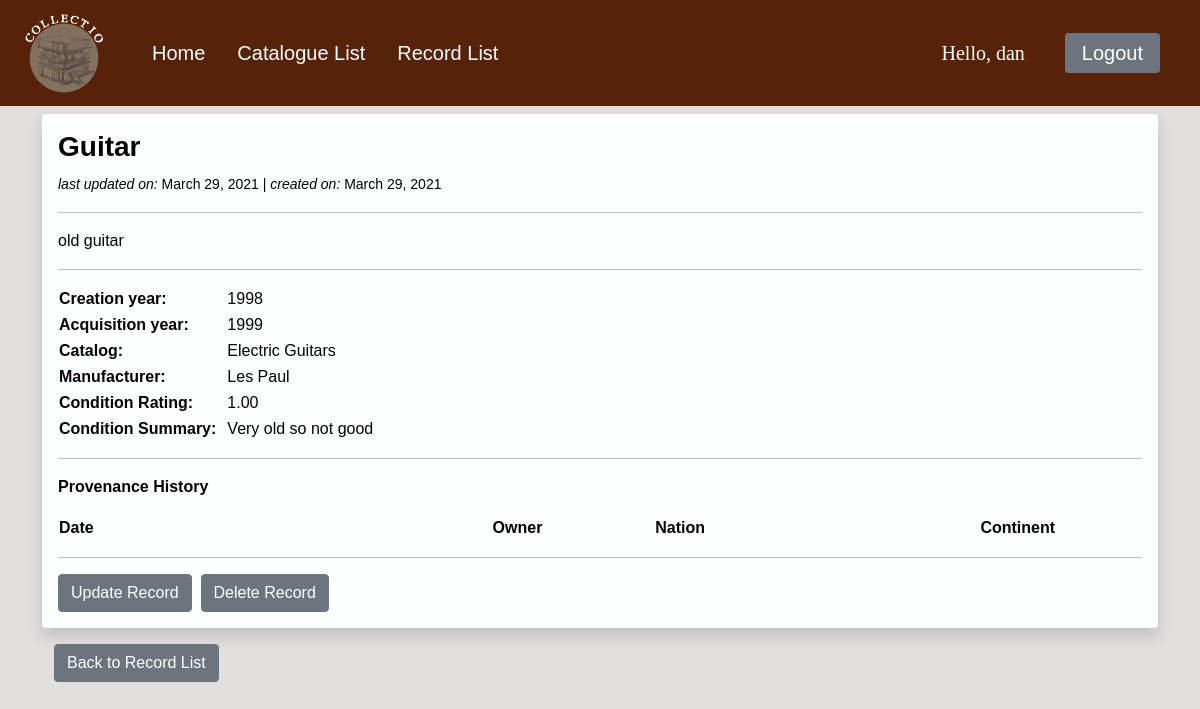
Page /record_detail/12/ (signed in) on the earlier database version.
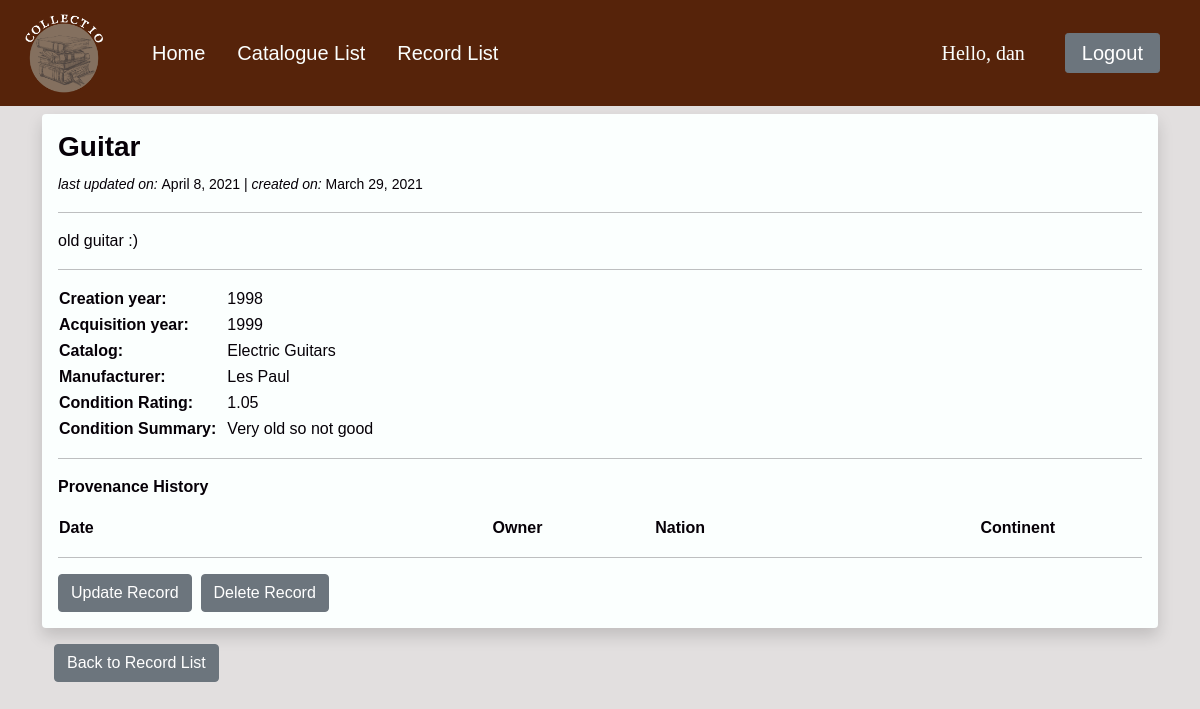
Same page on the later database version.
### catalog/models.py (models this page shows, shortened)
class CommonInfo(models.Model):
    id = models.AutoField(primary_key=True)
    created_at = models.DateField(auto_now_add=True, editable=False)
    updated_at = models.DateField(auto_now=True, editable=False)
    name = models.CharField(max_length=100, help_text='Enter name')
    description = models.TextField(blank=True, help_text='Enter description')
    class Meta:
        abstract = True
        ordering = ['name', '-updated_at'] # '-' reverses order, e.i. newest first

class Record(CommonInfo):
    my_catalog = models.ForeignKey(Catalog, on_delete=models.CASCADE) # Many records to one Catalog. Deletes all records associated with deleted catalog.
    acquisition_date = models.CharField(max_length=100, help_text='Please use the following format: <em>YYYY - YYYY<\em>', blank=True, default='Unknown')
    creation_date = models.CharField(max_length=100, help_text='Please use the following format: <em>YYYY<\em>', blank=True, default='Unknown')
    manufacturer = models.ForeignKey('Manufacturer', null=True, blank=True, on_delete=SET_NULL)
    condition_rating =  DecimalField(
        help_text='Enter condition rating from 0 to 5',
        default=0,
        decimal_places=2,
        max_digits=3,
        validators=[MinValueValidator(Decimal('0')), MaxValueValidator(Decimal('5'))]
    )
    condition_description = models.TextField(blank=True, help_text='Enter condition description')

class Catalog (CommonInfo):
    created_by = models.ForeignKey(User, on_delete=models.CASCADE)

class Manufacturer (models.Model):
    name = models.CharField(max_length=100, help_text='Enter name')

### catalog/views.py (the view)
# urls.py: path('record_detail/<str:pk>/', views.recordDetail, name='record-detail'),
@login_required(login_url='/login')
def recordDetail(request, pk):
    records = models.Record.objects.filter(id__exact=pk)
    provenances = models.Provenance.objects.all()
    context = {
        'records': records,
        'provenances': provenances,
    }
    return render(request, 'catalog/record_detail.html', context)

### catalog/templates/catalog/record_detail.html (shortened to what this page needs)
{% extends "catalog/base.html" %}
{% block content %}
    <div class="container">
    {% for record in records %}
        <div class="row align-items-center">
            <div class="shadow p-3 mb-3 bg-dark rounded">
                <h3 class="text" style="font-weight:bold;font-size:28px;"> {{ record.name }}</h3>
                <p class="text"><small> <em> last updated on: </em> {{ record.updated_at }} | <em>
                    created on: </em> {{ record.created_at }} </small></p>
                <hr>
                <p class="text"> {{ record.description }}</p>
                <hr>
                <table>
                    <tr>
                        <td style="text-align: left;"><strong>Creation year: </strong></td>
                        <td style="text-align: left;">  {{ record.creation_date }} </td>
                    </tr>
                    <tr>
                        <td style="text-align: left;"><strong>Acquisition year: </strong></td>
                        <td style="text-align: left;">  {{ record.acquisition_date }} </td>
                    </tr>
                    <tr>
                        <td style="text-align: left;"><strong>Catalog: </strong></td>
                        <td style="text-align: left;"> {{ record.my_catalog.name }}</td>
                    </tr>
                    <tr>
                        <td style="text-align: left;"><strong>Manufacturer: </strong></td>
                        <td style="text-align: left;">  {{ record.manufacturer.name }} </td>
                    </tr>
                    <tr>
                        <td style="text-align: left;"><strong>Condition Rating: </strong></td>
                        <td style="text-align: left;">  {{ record.condition_rating }} </td>
                    </tr>
                    <tr>
                        <td style="text-align: left;"><strong>Condition Summary: </strong></td>
                        <td style="text-align: left;">  {{ record.condition_description }} </td>
                    </tr>
                </table>
                <hr>
                <p><strong> Provenance History </strong></p>
                <table style="width:100%">
                    <colgroup>
                        <col span="1" style="width: 40%;">
                        <col span="1" style="width: 15%;">
                        <col span="1" style="width: 30%;">
                        <col span="1" style="width: 15%;">
                    </colgroup>
                    <tr>
                        <th> Date</th>
                        <th> Owner</th>
                        <th> Nation</th>
                        <th> Continent</th>
                    </tr>
                </table>
                <hr>
                <div>
                    <a class="btn btn-secondary" href="{% url 'record-update' ur=record.id %}">Update Record</a>&nbsp;&nbsp;<a class="btn btn-secondary" href="{% url 'record-delete' ur=record.id %}">Delete Record</a>
                </div>
            </div>
        </div>
    {% endfor %}
    <div>
        <a class="btn btn-secondary" href="/search">Back to Record List</a>
    </div>
{% endblock content %}

Differences in the rows shown:
changed Record "Guitar": updated_at "March 29, 2021" → "April 8, 2021"; description "old guitar" → "old guitar :)"; condition_rating "1.00" → "1.05"
